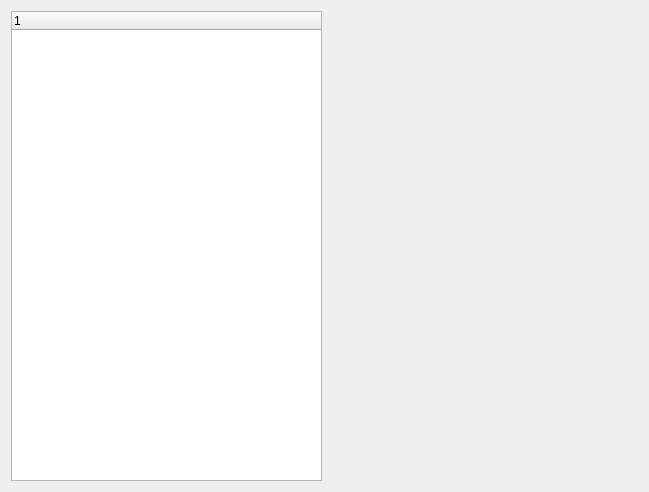
<?xml version="1.0" encoding="UTF-8"?>
<ui version="4.0">
 <class>mencoderCmdGen</class>
 <widget class="QWidget" name="mencoderCmdGen">
  <property name="geometry">
   <rect>
    <x>0</x>
    <y>0</y>
    <width>649</width>
    <height>492</height>
   </rect>
  </property>
  <property name="windowTitle">
   <string>MEncoder options</string>
  </property>
  <layout class="QGridLayout">
   <item row="0" column="0">
    <widget class="QTreeWidget" name="listView">
     <column>
      <property name="text">
       <string>1</string>
      </property>
     </column>
    </widget>
   </item>
   <item row="0" column="1">
    <widget class="QStackedWidget" name="wsOptions">
     <widget class="QWidget" name="page">
      <layout class="QGridLayout"/>
     </widget>
    </widget>
   </item>
  </layout>
 </widget>
 <layoutdefault spacing="6" margin="11"/>
 <includes>
  <include location="local">qpushbutton.h</include>
  <include location="local">qpushbutton.h</include>
 </includes>
 <resources/>
 <connections/>
</ui>
